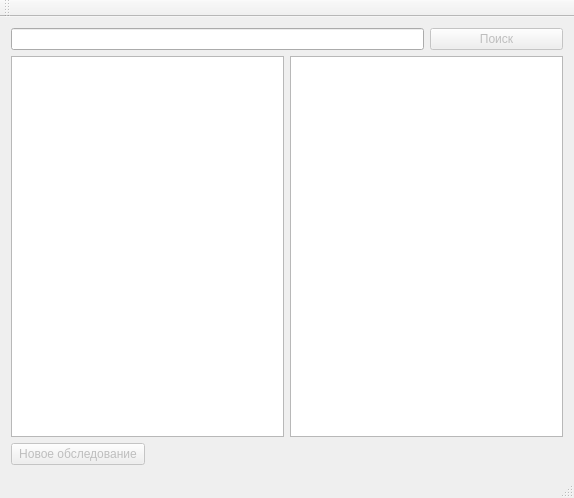
<?xml version="1.0" encoding="UTF-8"?>
<ui version="4.0">
 <class>MainWindow</class>
 <widget class="QMainWindow" name="MainWindow">
  <property name="geometry">
   <rect>
    <x>0</x>
    <y>0</y>
    <width>574</width>
    <height>498</height>
   </rect>
  </property>
  <property name="windowTitle">
   <string>MainWindow</string>
  </property>
  <widget class="QWidget" name="centralWidget">
   <layout class="QGridLayout" name="gridLayout">
    <item row="0" column="0" colspan="3">
     <widget class="QLineEdit" name="lineEdit"/>
    </item>
    <item row="0" column="3">
     <widget class="QPushButton" name="searchButton">
      <property name="enabled">
       <bool>false</bool>
      </property>
      <property name="text">
       <string>Поиск</string>
      </property>
     </widget>
    </item>
    <item row="1" column="2" colspan="2">
     <widget class="QTableView" name="tableView_2"/>
    </item>
    <item row="2" column="0">
     <widget class="QPushButton" name="newExamButton">
      <property name="enabled">
       <bool>false</bool>
      </property>
      <property name="text">
       <string>Новое обследование</string>
      </property>
     </widget>
    </item>
    <item row="2" column="1" colspan="3">
     <spacer name="horizontalSpacer">
      <property name="orientation">
       <enum>Qt::Horizontal</enum>
      </property>
      <property name="sizeHint" stdset="0">
       <size>
        <width>380</width>
        <height>20</height>
       </size>
      </property>
     </spacer>
    </item>
    <item row="1" column="0" colspan="2">
     <widget class="QTableView" name="tableView"/>
    </item>
   </layout>
  </widget>
  <widget class="QMenuBar" name="menuBar">
   <property name="geometry">
    <rect>
     <x>0</x>
     <y>0</y>
     <width>574</width>
     <height>25</height>
    </rect>
   </property>
  </widget>
  <widget class="QToolBar" name="mainToolBar">
   <attribute name="toolBarArea">
    <enum>TopToolBarArea</enum>
   </attribute>
   <attribute name="toolBarBreak">
    <bool>false</bool>
   </attribute>
  </widget>
  <widget class="QStatusBar" name="statusBar"/>
 </widget>
 <layoutdefault spacing="6" margin="11"/>
 <resources/>
 <connections/>
</ui>
